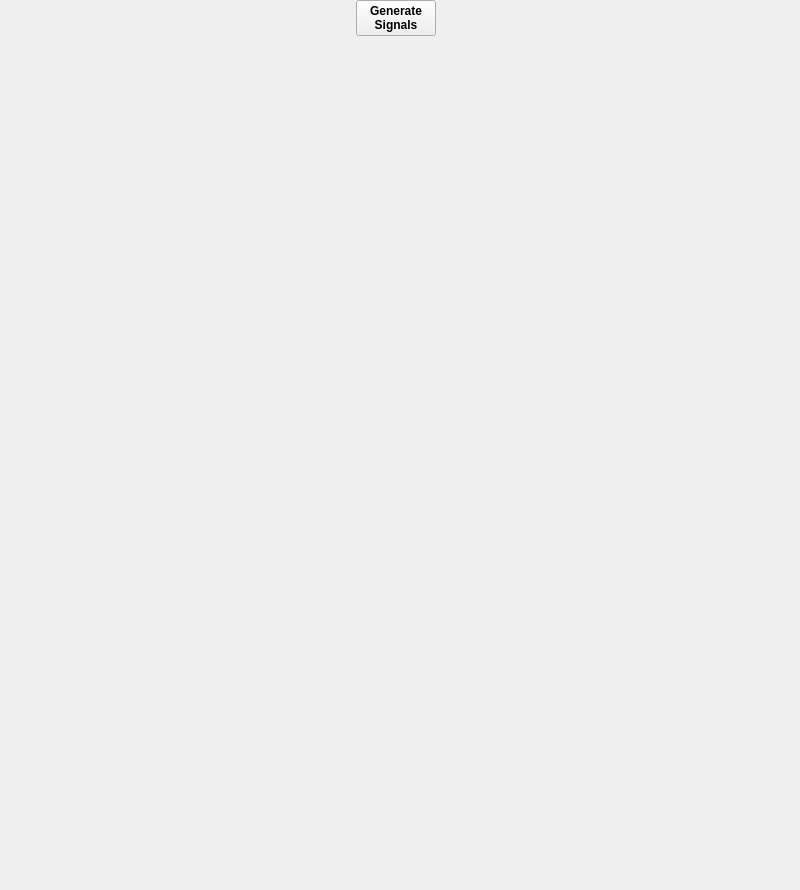
          <widget class="QWidget" name="tab_2">
           <attribute name="title">
            <string>Plots</string>
           </attribute>
           <widget class="QWidget" name="verticalLayoutWidget_2">
            <property name="geometry">
             <rect>
              <x>0</x>
              <y>0</y>
              <width>791</width>
              <height>881</height>
             </rect>
            </property>
            <layout class="QVBoxLayout" name="verticalLayout_inTab2">
             <item>
              <layout class="QHBoxLayout" name="horizontalLayout_2">
               <item>
                <spacer name="horizontalSpacer">
                 <property name="orientation">
                  <enum>Qt::Horizontal</enum>
                 </property>
                 <property name="sizeHint" stdset="0">
                  <size>
                   <width>40</width>
                   <height>20</height>
                  </size>
                 </property>
                </spacer>
               </item>
               <item>
                <widget class="QPushButton" name="pushButton_getSignal">
                 <property name="font">
                  <font>
                   <weight>75</weight>
                   <bold>true</bold>
                  </font>
                 </property>
                 <property name="text">
                  <string>Generate
Signals</string>
                 </property>
                </widget>
               </item>
               <item>
                <spacer name="horizontalSpacer_2">
                 <property name="orientation">
                  <enum>Qt::Horizontal</enum>
                 </property>
                 <property name="sizeHint" stdset="0">
                  <size>
                   <width>40</width>
                   <height>20</height>
                  </size>
                 </property>
                </spacer>
               </item>
              </layout>
             </item>
             <item>
              <widget class="MplWidget" name="MplWidget" native="true">
               <property name="sizePolicy">
                <sizepolicy hsizetype="Preferred" vsizetype="MinimumExpanding">
                 <horstretch>0</horstretch>
                 <verstretch>0</verstretch>
                </sizepolicy>
               </property>
              </widget>
             </item>
            </layout>
           </widget>
          </widget>
